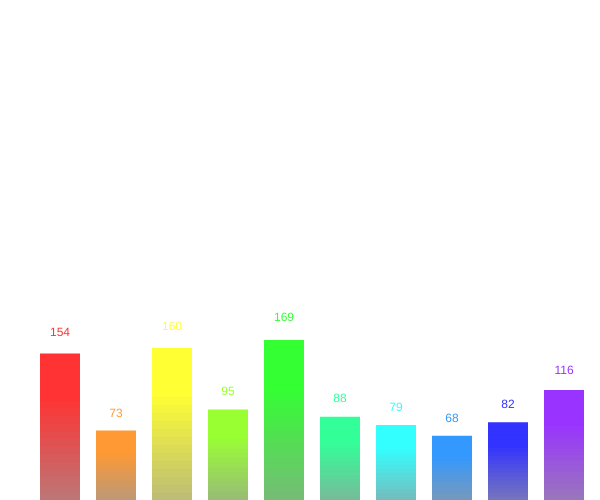
Frame 1 (no input)
Frame 2 (the mouse pressed at the canvas centre, redrawn once): identical to frame 1, image omitted

The p5.js sketch that drew this single still picture (run headless with seeded random() and noise() and a simulated clock; the mouse was pressed at the canvas centre and the sketch redrawn once):

// p5.js sketch
// ── sketch.js
let values = null;
const marginLeft = 40;
const textMargin = 10;
const rectWidth = 40;

function setup() {
  values = Array.from({ length: 10 }, (_) => random(40, 200));
  createCanvas(windowWidth / 2, windowHeight / 2);
  colorMode(HSL);
  textAlign(CENTER);
  noLoop();
}

const colorNumber = 20;
function draw() {
  background(255);
  noStroke();
  values.forEach((_, i) => {
    let posX = map(i, 0, values.length, marginLeft, width);
    for (let j = 0; j < colorNumber; j++) {
      fill(i * 30, 30 + j * 5, 60);
      rect(posX, height - j * (_ / colorNumber), rectWidth, _ / colorNumber + 1);
    }
    text(round(_), posX + rectWidth / 2, height - _ - textMargin);
  });
}
